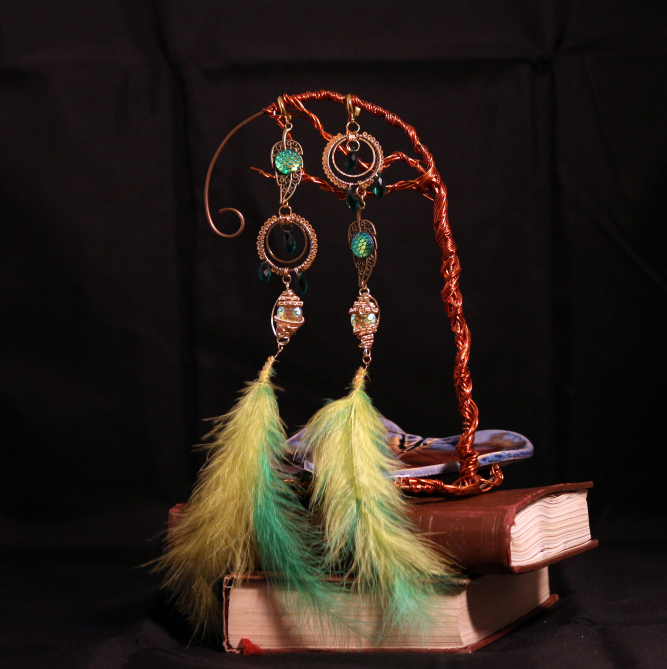
#> input picture Украшения /Серьги/Л•б≠Ѓ• Ђ•вЃ/IMG_7216.jpg, 2000 x 2007 px, given in place of IMG_0763.JPG, which was not available (shown at 1/3 size)
$ python 6_review_sheet.py
#> lines starting #> are read from the running program, lines starting #| are printed output that depends on the picture
### vk_jewelry_bot/scripts/catalog_import/common.py
"""
Общие утилиты импорта локального каталога из папки «Украшения».

Главное, ради чего он существует:
- имена подпапок в исходной папке пришли в «кракозябрах» (байты CP866,
  прочитанные как MacCyrillic) — demojibake() возвращает нормальное название;
- нужен латинский slug для имени файла и id в manифесте — slugify();
- папки верхнего уровня («Серьги», «Кулоны 2», ...) нужно сопоставить
  категориям бота — CATEGORY_BY_FOLDER.
"""
from __future__ import annotations

import unicodedata
from pathlib import Path


def resolve_source_path(value: str) -> Path:
    """Путь из каталога относительно корня репозитория, независимо от cwd."""
    path = Path(value)
    return path if path.is_absolute() else Path(__file__).resolve().parents[3] / path

# Символы, которые реально встречаются в нормальных русских названиях товаров.
_PLAUSIBLE = set(
    "абвгдеёжзийклмнопрстуфхцчшщъыьэюя"
    "АБВГДЕЁЖЗИЙКЛМНОПРСТУФХЦЧШЩЪЫЬЭЮЯ"
    "abcdefghijklmnopqrstuvwxyz"
    "ABCDEFGHIJKLMNOPQRSTUVWXYZ"
    "0123456789"
    " -+()[].,!?:;/_&'\"«»№#%"
)


# [18 lines left out: function demojibake, not called in this run]


# Транслитерация в стиле уже существующих файлов каталога imladris
# («Кулон Гроза» -> kulon-groza, «серьги чёрные капли» -> sergi-chernye-kapli).
_TRANSLIT = {
    "а": "a", "б": "b", "в": "v", "г": "g", "д": "d", "е": "e", "ё": "e",
    "ж": "zh", "з": "z", "и": "i", "й": "y", "к": "k", "л": "l", "м": "m",
    "н": "n", "о": "o", "п": "p", "р": "r", "с": "s", "т": "t", "у": "u",
    "ф": "f", "х": "h", "ц": "ts", "ч": "ch", "ш": "sh", "щ": "shch",
    "ъ": "", "ы": "y", "ь": "", "э": "e", "ю": "yu", "я": "ya",
}


# [14 lines left out: function slugify, not called in this run]


# Папка верхнего уровня в «Украшения» -> категория примерки бота.
# None означает «картинку готовим, но в каталог пока не добавляем»:
# у бота нет подходящей точки крепления.
CATEGORY_BY_FOLDER: dict[str, str | None] = {
    "Серьги": "earrings",
    "Кулоны": "pendant",
    "Кулоны 2": "pendant",
    "Кольца": "ring",
    "Диадемы": "diadem",
    "Броши": "brooch",
    "Заколки": "hairpin",
    "браслеты": "bracelet",
    "Каффы": "kaffy",  # сидит на ушной раковине — своя точка крепления, не мочка
    "Наборы": None,    # комплект из нескольких предметов — примерка не определена
}

# Отдельные товары, для которых категория не выводится из папки.
# «Колье лесной дождь» лежит среди кулонов, но это колье (beads).
CATEGORY_BY_ITEM: dict[str, str] = {
    "Колье лесной дождь": "beads",
}


# [4 lines left out: function category_for, not called in this run]

### vk_jewelry_bot/scripts/catalog_import/6_review_sheet.py
"""
Шаг 6 — собрать контактные листы для просмотра результата глазами:
готовый вырез на «шахматке» (чтобы было видно, где прозрачно) рядом с
исходным кадром. Кладёт JPEG-страницы в work/report/.

Проверять надо именно так: числовые признаки ловят грубые промахи, но
«осталась ли половина блюдца» видно только глазом.
"""
from __future__ import annotations

import json
from common import resolve_source_path
import sys

from PIL import Image, ImageDraw, ImageFont

from paths import CUTOUT_DIR, PICKS_JSON, REPORT_DIR, WORK_DIR

FONT_PATH = "/System/Library/Fonts/Supplemental/Arial Unicode.ttf"
TH = 260
PER_PAGE = 6
PAD = 8
LABEL_W = 300


def checkerboard(img: Image.Image) -> Image.Image:
    bg = Image.new("RGB", img.size, (250, 250, 250))
    dark = Image.new("RGB", img.size, (196, 196, 200))
    m = Image.new("L", img.size, 0)
    d = ImageDraw.Draw(m)
    step = max(6, max(img.size) // 24)
    for y in range(0, img.size[1], step):
        for x in range(0, img.size[0], step):
            if (x // step + y // step) % 2:
                d.rectangle([x, y, x + step - 1, y + step - 1], fill=255)
    bg.paste(dark, (0, 0), m)
    bg.paste(img, (0, 0), img.split()[-1])
    return bg


def main() -> None:
    picks = {p["key"]: p for p in json.loads(PICKS_JSON.read_text(encoding="utf-8"))}
#> (reads vk_jewelry_bot/scripts/catalog_import/work/picks.json from the repository)
    report = json.loads((WORK_DIR / "cutout_report.json").read_text(encoding="utf-8"))
#> (reads vk_jewelry_bot/scripts/catalog_import/work/cutout_report.json from the repository)
    report.sort(key=lambda r: (r.get("category") or "zzz", r["title"]))
    font = ImageFont.truetype(FONT_PATH, 19)
    small = ImageFont.truetype(FONT_PATH, 16)
    REPORT_DIR.mkdir(parents=True, exist_ok=True)
    for f in REPORT_DIR.glob("*.jpg"):
        f.unlink()

    pages = 0
    for start in range(0, len(report), PER_PAGE):
        chunk = report[start:start + PER_PAGE]
        sheet = Image.new("RGB", (LABEL_W + 2 * (TH + PAD) + PAD, len(chunk) * (TH + PAD) + PAD),
                          (242, 242, 242))
#> sheet: PIL image 844x1616 RGB; every value is 242
        d = ImageDraw.Draw(sheet)
        for i, row in enumerate(chunk):
            y = PAD + i * (TH + PAD)
            d.line([0, y - 4, sheet.width, y - 4], fill=(190, 190, 190), width=2)
            pick = picks[row["key"]]
            d.text((6, y + 4), f"{pick['section']} · {pick['category'] or 'без категории'}",
                   font=small, fill=(120, 120, 130))
            title = pick["title"]
            for k, line in enumerate([title[j:j + 24] for j in range(0, len(title), 24)][:3]):
                d.text((6, y + 26 + k * 22), line, font=font, fill=(0, 0, 0))
            d.text((6, y + TH - 22), f"кадр #{pick['chosen']}", font=small, fill=(150, 60, 60))

            src = Image.open(resolve_source_path(pick["photo"])).convert("RGB")
#> src is the input picture: PIL image 2000x2007 RGB; mean R, G, B 42.6, 32.5, 26.3
            src.thumbnail((TH, TH), Image.LANCZOS)
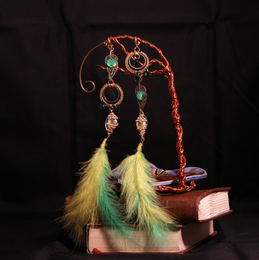
#> src: PIL image 259x260 RGB; mean R, G, B 42.5, 32.4, 26.2
            sheet.paste(src, (LABEL_W + (TH - src.width) // 2, y + (TH - src.height) // 2))
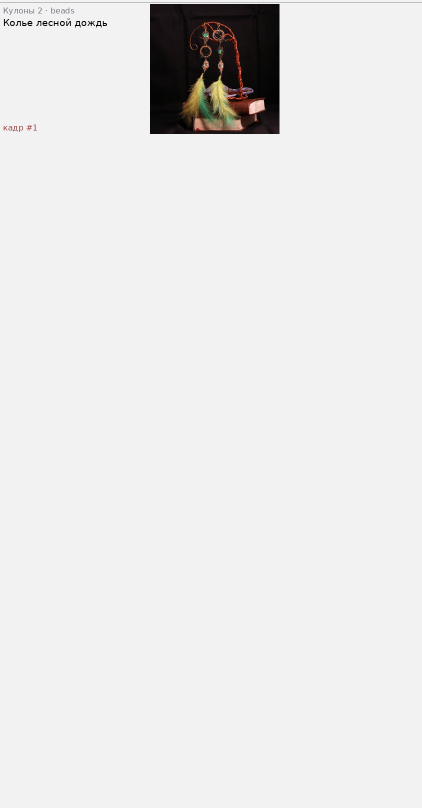
#> sheet: PIL image 844x1616 RGB (shown at 1/2 size); mean R, G, B 231.9, 231.4, 231.1

            if row.get("ok"):
                cut = Image.open(row["path"]).convert("RGBA")
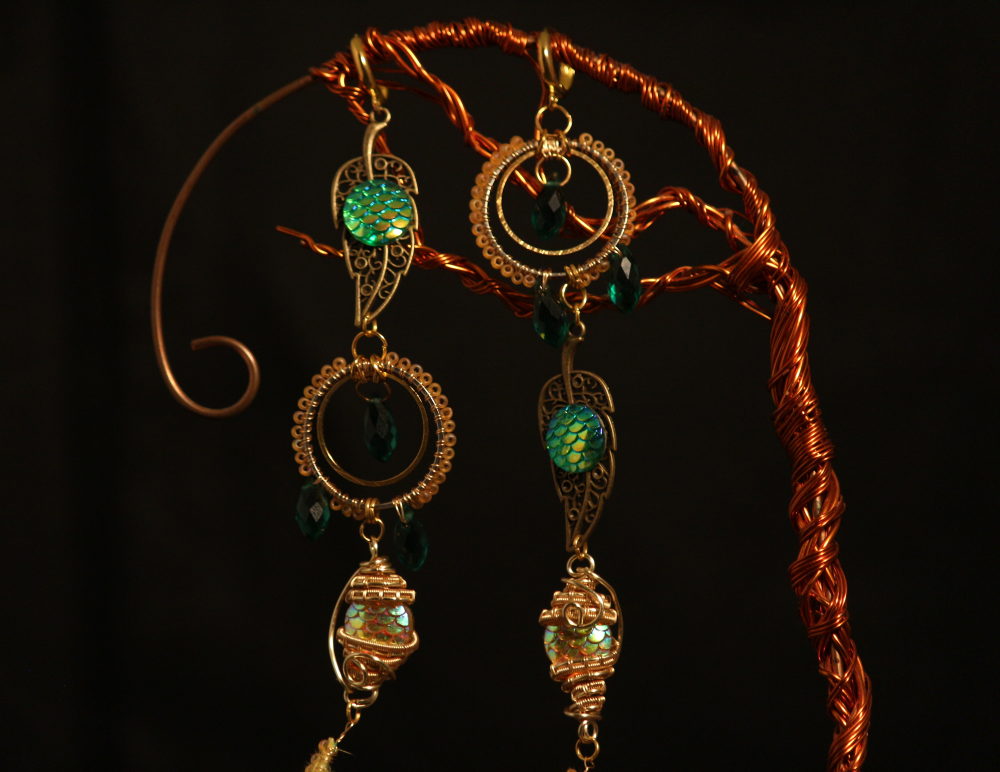
#> input picture Украшения /Серьги/Л•б≠Ѓ• Ђ•вЃ/IMG_7217.jpg, 2000 x 1543 px, given in place of kole-lesnoy-dozhd.png, which was not available (shown at 1/2 size)
                cut.thumbnail((TH, TH), Image.LANCZOS)
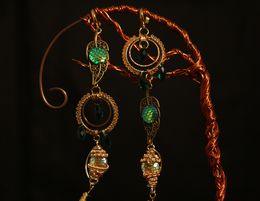
#> cut: PIL image 260x201 RGBA; mean R, G, B, A 26.9, 18.4, 9.7, 255
                view = checkerboard(cut)
#> in checkerboard, `bg = Image.new("RGB", img.size, (250, 250, 250))`: bg: PIL image 260x201 RGB; every value is 250
#> in checkerboard, `m = Image.new("L", img.size, 0)`: m: PIL image 260x201 L; every value is 0
#> in checkerboard, `bg.paste(dark, (0, 0), m)`:
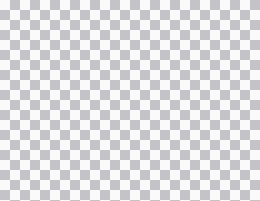
#> bg: PIL image 260x201 RGB; mean R, G, B 223, 223, 225
                sheet.paste(view, (LABEL_W + TH + PAD + (TH - view.width) // 2,
                                   y + (TH - view.height) // 2))
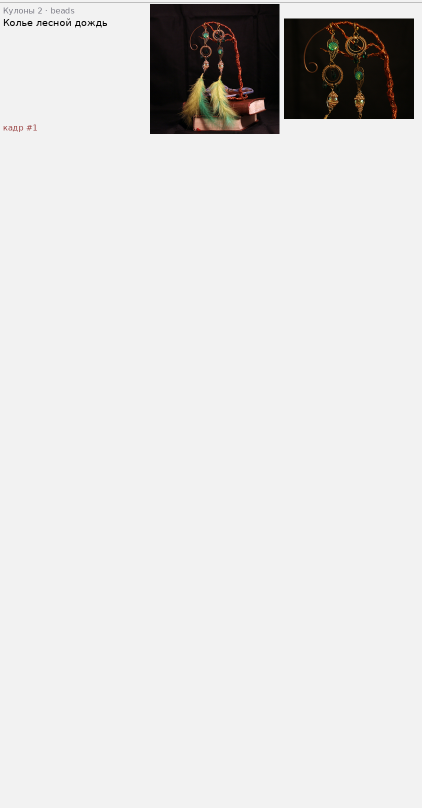
#> sheet: PIL image 844x1616 RGB (shown at 1/2 size); mean R, G, B 223.6, 222.8, 222.2
            else:
                d.text((LABEL_W + TH + PAD + 10, y + TH // 2), row.get("reason", "ошибка"),
                       font=font, fill=(190, 0, 0))
        pages += 1
        out = REPORT_DIR / f"cut_{pages:02d}.jpg"
        sheet.save(out, quality=86)
        print(out)


if __name__ == "__main__":
#> (the run stopped early here; a loop or call above may not have finished)
